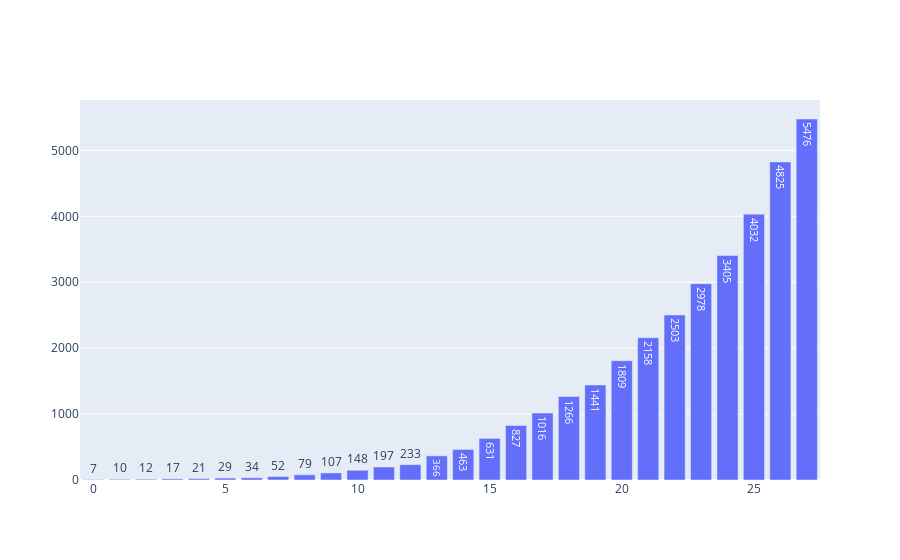

Source (notebook cell):
### Code cell
fig = go.Figure([go.Bar(
                y=complessivo_totale_deceduti,
                text = complessivo_totale_deceduti,
                textposition='auto')])
fig.show()

### Figure 1 — Plotly figure (JSON) as saved in the notebook; plotly's stock layout.template omitted (floating-point values rounded to 4 significant figures)
{"data": [{"text": ["7", "10", "12", "17", "21", "29", "34", "52", "79", "107", "148", "197", "233", "366", "463", "631", "827", "1016", "1266", "1441", "1809", "2158", "2503", "2978", "3405", "4032", "4825", "5476"], "textposition": "auto", "type": "bar", "y": [7, 10, 12, 17, 21, 29, 34, 52, 79, 107, 148, 197, 233, 366, 463, 631, 827, 1016, 1266, 1441, 1809, 2158, 2503, 2978, 3405, 4032, 4825, 5476]}], "layout": {}}
